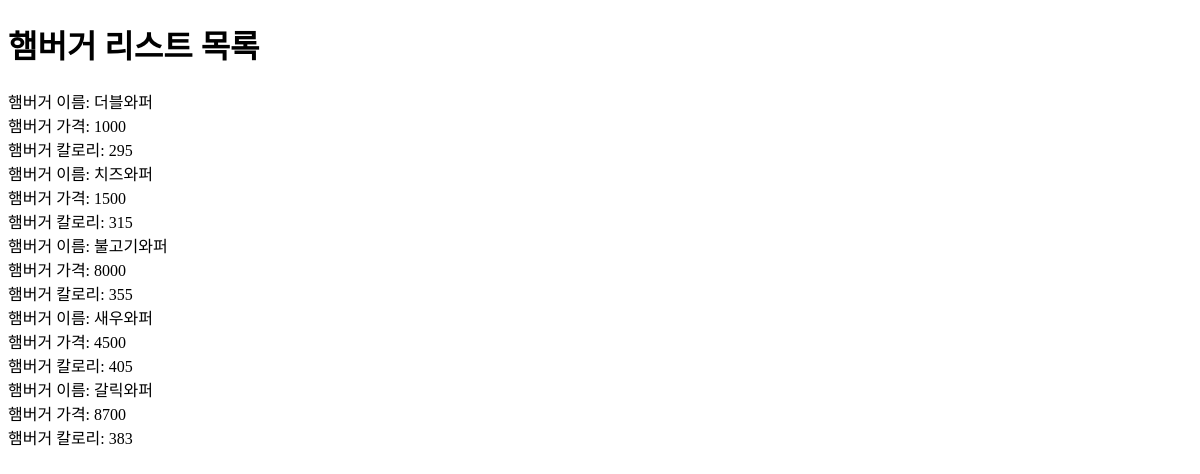
/list/, run on an earlier commit of the app's database.
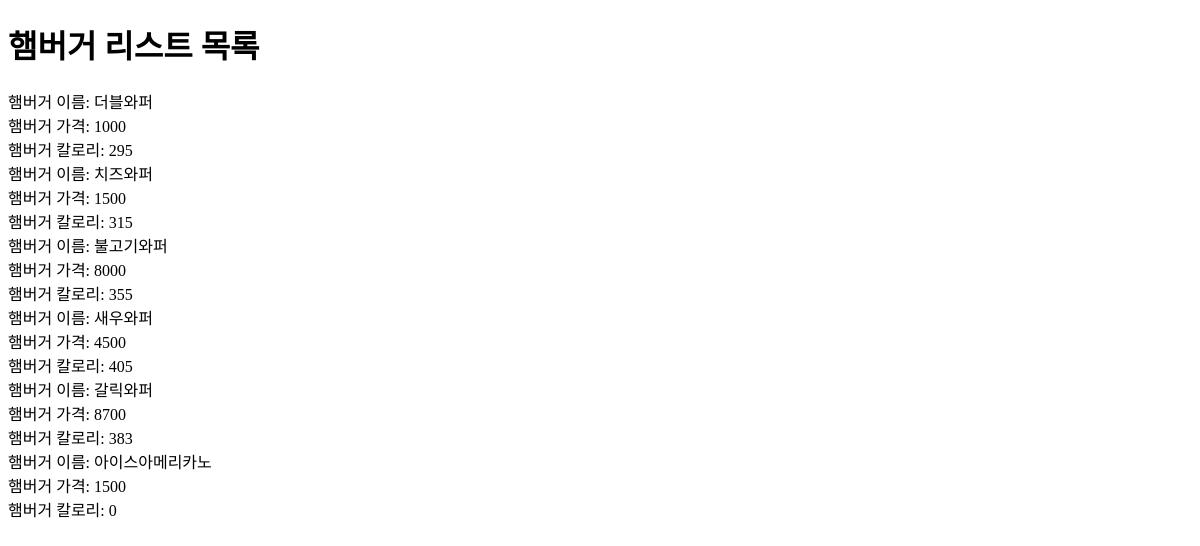
And on a later commit of the database.
### burgers/models.py (models this page shows)
class Burger(models.Model):
    name = models.CharField(max_length=100)
    price = models.IntegerField(default=0)
    calories = models.IntegerField(default=0)
    def __str__(self):
        return self.name

### helloworld/views.py (the view)
# urls.py: path("list/", burger_list),
def burger_list(request):
    burgers = Burger.objects.all()
    print("햄버거 전체 목록: ", burgers)
    context = {
        "burgers": burgers
    }
    return render(request, "burger_list.html", context)

### templates/burger_list.html (shortened to what this page needs)
<!DOCTYPE html>
<html lang="en">
<head>
</head>
<body>
<h1>햄버거 리스트 목록</h1>
{% for burger in burgers %}
    <div>햄버거 이름: {{ burger.name }}</div>
    <div>햄버거 가격: {{ burger.price }}</div>
    <div>햄버거 칼로리: {{ burger.calories }}</div>
{% endfor %}
</body>
</html>

What changed in the data, as far as the page shows it:
added Burger: name "아이스아메리카노", price "1500", calories "0"
